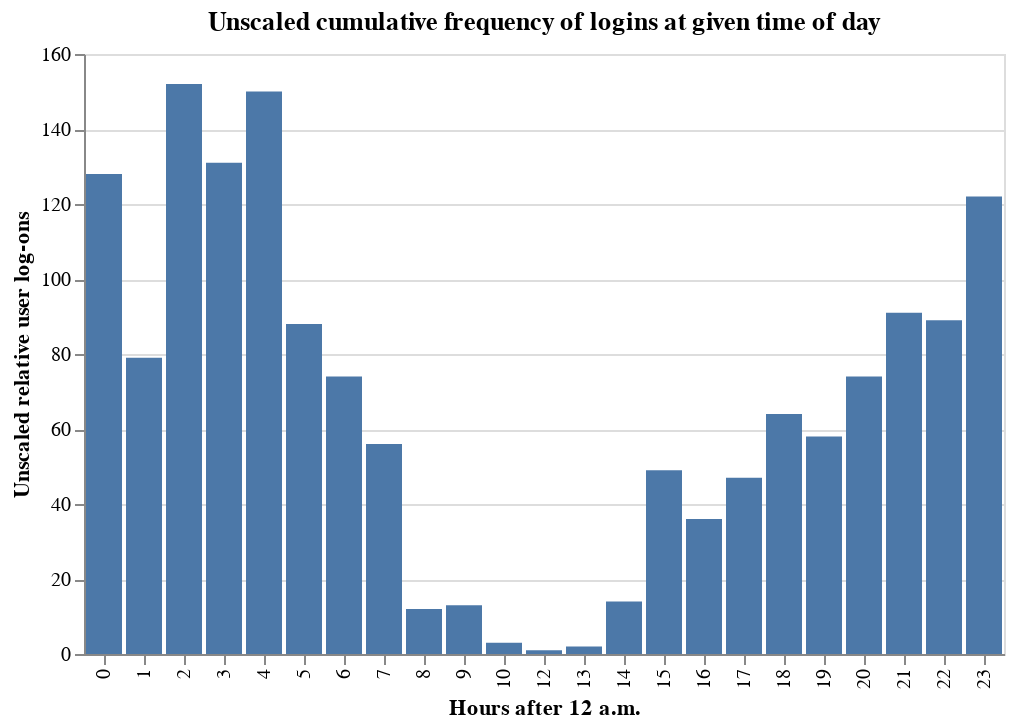

Notebook cell for this chart:
### Markdown cell above
In the original dataframe, there are repeats in `hashedEmail`, which makese sense, as observations represent a log-ons, and thus players, represented through unique `hashedEmail`, can have multiple counts (sessions).

### Code cell
hours = alt.Chart(sessions_df).mark_bar().encode(
    x=alt.X("start_hr_of_day:O",title="Hours after 12 a.m."),
    y=alt.Y("count()",title="Unscaled relative user log-ons")
).properties(
    title="Unscaled cumulative frequency of logins at given time of day"
)
hours

### Figure 1 — Vega specification as saved in the notebook (floating-point values rounded to 4 significant figures)
{"$schema": "https://vega.github.io/schema/vega/v5.json", "data": [{"name": "source_0", "values": [{"__count": 64, "start_hr_of_day": 18}, {"__count": 122, "start_hr_of_day": 23}, {"__count": 47, "start_hr_of_day": 17}, {"__count": 131, "start_hr_of_day": 3}, {"__count": 36, "start_hr_of_day": 16}, {"__count": 49, "start_hr_of_day": 15}, {"__count": 56, "start_hr_of_day": 7}, {"__count": 152, "start_hr_of_day": 2}, {"__count": 88, "start_hr_of_day": 5}, {"__count": 79, "start_hr_of_day": 1}, {"__count": 128, "start_hr_of_day": 0}, {"__count": 58, "start_hr_of_day": 19}, {"__count": 91, "start_hr_of_day": 21}, {"__count": 74, "start_hr_of_day": 6}, {"__count": 150, "start_hr_of_day": 4}, {"__count": 89, "start_hr_of_day": 22}, {"__count": 12, "start_hr_of_day": 8}, {"__count": 74, "start_hr_of_day": 20}, {"__count": 14, "start_hr_of_day": 14}, {"__count": 13, "start_hr_of_day": 9}, {"__count": 3, "start_hr_of_day": 10}, {"__count": 1, "start_hr_of_day": 12}, {"__count": 2, "start_hr_of_day": 13}]}, {"name": "source_0_x_domain_start_hr_of_day", "values": [{"start_hr_of_day": 18}, {"start_hr_of_day": 23}, {"start_hr_of_day": 17}, {"start_hr_of_day": 3}, {"start_hr_of_day": 16}, {"start_hr_of_day": 15}, {"start_hr_of_day": 7}, {"start_hr_of_day": 2}, {"start_hr_of_day": 5}, {"start_hr_of_day": 1}, {"start_hr_of_day": 0}, {"start_hr_of_day": 19}, {"start_hr_of_day": 21}, {"start_hr_of_day": 6}, {"start_hr_of_day": 4}, {"start_hr_of_day": 22}, {"start_hr_of_day": 8}, {"start_hr_of_day": 20}, {"start_hr_of_day": 14}, {"start_hr_of_day": 9}, {"start_hr_of_day": 10}, {"start_hr_of_day": 12}, {"start_hr_of_day": 13}]}, {"name": "source_0_y_domain___count", "values": [{"min": 1, "max": 152}]}], "signals": [{"name": "x_step", "value": 20}, {"name": "width", "update": "bandspace(domain('x').length, 0.1, 0.05) * x_step"}], "marks": [{"type": "rect", "name": "marks", "from": {"data": "source_0"}, "encode": {"update": {"fill": {"value": "#4c78a8"}, "x": {"field": "start_hr_of_day", "scale": "x"}, "y": {"field": "__count", "scale": "y"}, "y2": {"value": 0, "scale": "y"}, "width": {"signal": "max(0.25, bandwidth('x'))"}}}, "style": ["bar"]}], "scales": [{"name": "x", "type": "band", "domain": {"data": "source_0_x_domain_start_hr_of_day", "field": "start_hr_of_day", "sort": true}, "range": {"step": {"signal": "x_step"}}, "paddingOuter": 0.05, "paddingInner": 0.1}, {"name": "y", "type": "linear", "domain": [{"signal": "(data(\"source_0_y_domain___count\")[0] || {}).min"}, {"signal": "(data(\"source_0_y_domain___count\")[0] || {}).max"}], "range": [{"signal": "height"}, 0], "nice": true, "zero": true}], "axes": [{"scale": "y", "tickCount": {"signal": "ceil(height/40)"}, "zindex": 0, "minExtent": 0, "aria": false, "ticks": false, "orient": "left", "gridScale": "x", "maxExtent": 0, "labels": false, "grid": true, "domain": false}, {"scale": "x", "orient": "bottom", "grid": false, "labelAlign": "right", "labelBaseline": "middle", "labelAngle": 270, "title": "Hours after 12 a.m.", "zindex": 0}, {"scale": "y", "title": "Unscaled relative user log-ons", "zindex": 0, "orient": "left", "labelOverlap": true, "grid": false, "tickCount": {"signal": "ceil(height/40)"}}], "title": {"text": "Unscaled cumulative frequency of logins at given time of day", "frame": "group"}, "background": "white", "height": 300, "padding": 5, "style": "cell"}
